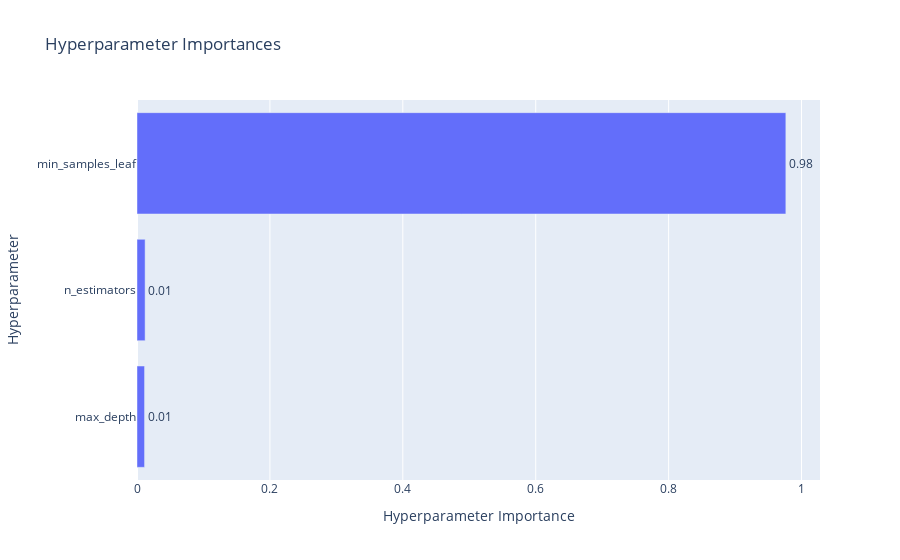

Notebook source saved alongside this figure:
### Code cell
# построим визуализации важности гиперпараметров модели
optuna.visualization.plot_param_importances(study, target_name="f1_score")

### Figure 1 — Plotly figure (JSON) as saved in the notebook; plotly's stock layout.template omitted (floating-point values rounded to 4 significant figures)
{"data": [{"cliponaxis": false, "hovertemplate": ["max_depth (IntDistribution): 0.011378566423493193<extra></extra>", "n_estimators (IntDistribution): 0.012210076784638093<extra></extra>", "min_samples_leaf (IntDistribution): 0.9764113567918687<extra></extra>"], "name": "f1_score", "orientation": "h", "text": ["0.01", "0.01", "0.98"], "textposition": "outside", "type": "bar", "x": [0.01138, 0.01221, 0.9764], "y": ["max_depth", "n_estimators", "min_samples_leaf"]}], "layout": {"title": {"text": "Hyperparameter Importances"}, "xaxis": {"title": {"text": "Hyperparameter Importance"}}, "yaxis": {"title": {"text": "Hyperparameter"}}}}
